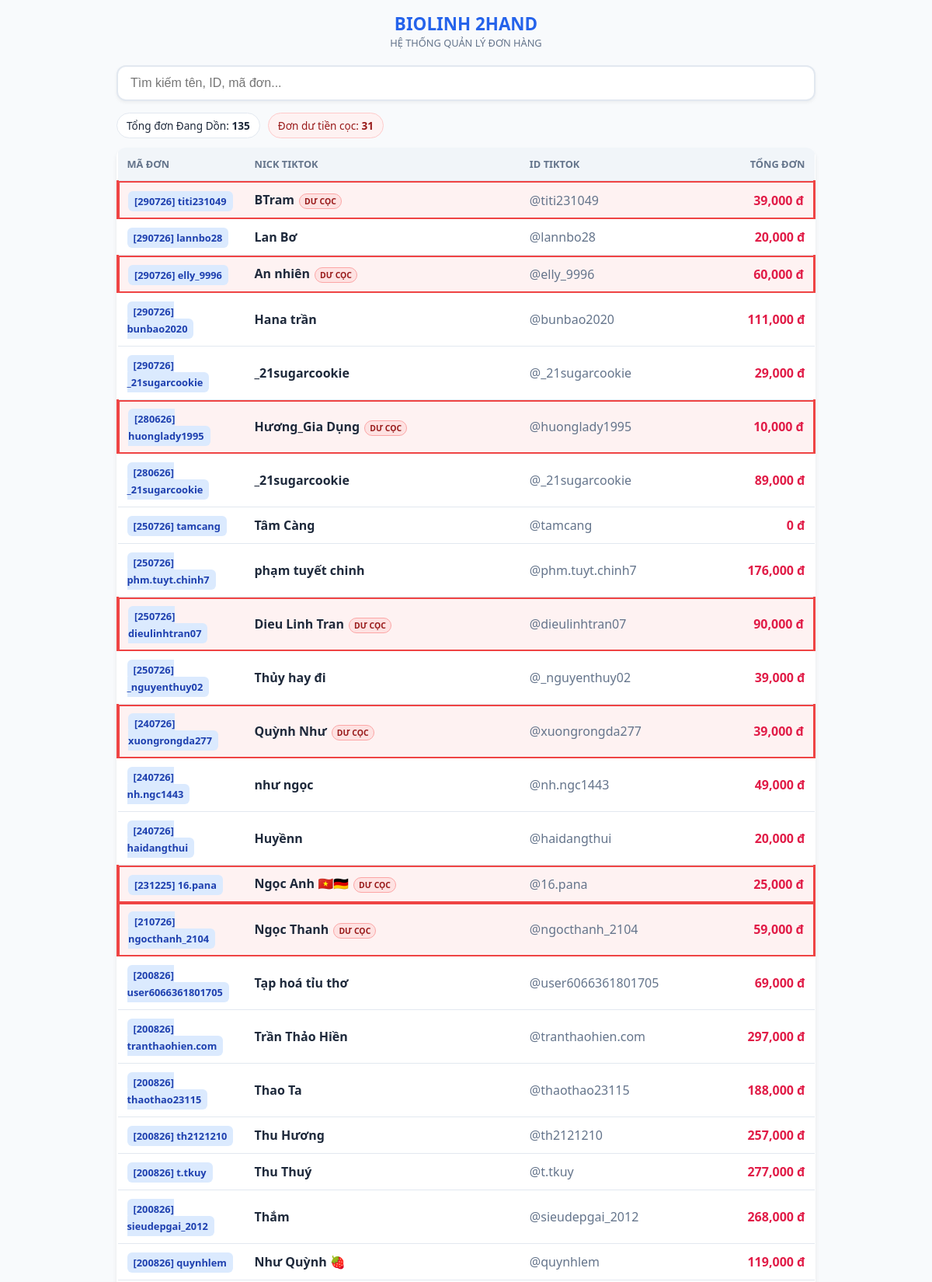
/donhang (upper part), run on the app's committed database.
### tables this page shows
CREATE TABLE tonghopdon (
                                order_id TEXT PRIMARY KEY,
                                nickname TEXT,
                                username TEXT,
                                phone TEXT,
                                address TEXT,
                                weight REAL,
                                total_price REAL,
                                deposit REAL,
                                shipping_cost REAL,
                                total_payment REAL,
                                tracking_number TEXT, status TEXT, success TEXT, tgtaodon TEXT DEFAULT '');

### app.py (the view)
@app.route("/donhang")
def donhang():
    try:
        conn = get_donhang_db_safe()
    except Exception:
        return "<h3>Chua co khachhang.db</h3><a href='/'>Ve trang chu</a>"
    try:
        rows = conn.execute("""
            SELECT order_id, nickname, username, total_price, deposit
            FROM tonghopdon
            WHERE TRIM(status) = 'Đang Dồn'
            ORDER BY order_id DESC
            LIMIT 1000
        """).fetchall()
        bal_rows = conn.execute("""
            SELECT username,
                   SUM(COALESCE(total_price,0)) as sum_price,
                   SUM(COALESCE(deposit,0)) as sum_dep
            FROM tonghopdon
            WHERE TRIM(status) = 'Đang Dồn'
            GROUP BY username
        """).fetchall()
        balances = {}
        for r in bal_rows:
            if r["username"] is None: continue
            balances[r["username"]] = float(r["sum_price"] or 0) - float(r["sum_dep"] or 0)
    except Exception as e:
        print(f"donhang error: {e}")
        rows = []
        balances = {}
    finally:
        try: conn.close()
        except: pass
    data = []
    for r in rows:
        uname = r["username"]
        bal = balances.get(uname, 0)
        data.append({
            "order_id": r["order_id"],
            "nickname": r["nickname"],
            "username": uname,
            "price": float(r["total_price"] or 0),  # <- hiện cột này
            "balance": bal,                          # <- dùng ngầm để cảnh báo
            "is_warning": bal <= -19
        })
    return render_template("donhang.html", data=data)

### app.py (called while the page is built)
def get_donhang_db_safe():
    for p in [DONHANG_DB, DONHANG_DB + '.txt', 'khachhang.db', 'khachhang.db.txt', '/mnt/data/khachhang_real.db']:
        if os.path.exists(p):
            conn = sqlite3.connect(p)
            conn.row_factory = sqlite3.Row
            return conn
    conn = sqlite3.connect(DONHANG_DB)
    conn.row_factory = sqlite3.Row
    return conn

### templates/donhang.html (shortened to what this page needs)
<!DOCTYPE html>
<html lang="vi">
<head>
</head>
<body>
    <div class="header">
        <h1>Biolinh 2Hand</h1>
        <div style="font-size:0.8rem; color:var(--secondary-color);">HỆ THỐNG QUẢN LÝ ĐƠN HÀNG</div>
    </div>
    <div class="container">
        <div class="search-container">
            <input type="text" id="searchInput" placeholder="Tìm kiếm tên, ID, mã đơn...">
        </div>
        <div class="stats-bar">
            <div class="stat-chip">Tổng đơn Đang Dồn: <strong>{{ data|length }}</strong></div>
            <div class="stat-chip danger" id="warnCountChip" style="display:none">Đơn dư tiền cọc: <strong id="warnCount">0</strong></div>
        </div>
        <div class="table-card">
            <table id="ordersTable">
                <thead>
                    <tr>
                        <th width="100">Mã Đơn</th>
                        <th>Nick Tiktok</th>
                        <th>ID Tiktok</th>
                        <th style="text-align:right">Tổng Đơn</th>
                    </tr>
                </thead>
                <tbody>
                    {% for row in data %}
                    <tr onclick="loadDetails('{{ row.order_id }}')" class="{% if row.is_warning %}row-warning{% endif %}" title="{% if row.is_warning %}Khách này dư cọc: {{ row.balance }} (price - deposit){% endif %}">
                        <td><span class="id-badge">{{ row.order_id }}</span></td>
                        <td><strong>{{ row.nickname }}</strong>{% if row.is_warning %}<span class="warn-badge">DƯ CỌC</span>{% endif %}</td>
                        <td style="color:var(--secondary-color);">@{{ row.username }}</td>
                        <td class="price-cell">{{ "{:,.0f}".format(row.price) }} đ</td>
                    </tr>
                    {% endfor %}
                </tbody>
            </table>
        </div>
    </div>
</body>
</html>

### templates/donhang.html (style rules this page uses)
:root { --primary-color: #2563eb; --secondary-color: #64748b; --bg-color: #f8fafc; --card-bg: #ffffff; --text-main: #1e293b; --border-color: #e2e8f0; --danger: #ef4444; }
body { font-family: 'Segoe UI', system-ui, -apple-system, sans-serif; margin: 0; padding: 15px; background-color: var(--bg-color); color: var(--text-main); }
.header { text-align: center; margin-bottom: 20px; }
.header h1 { font-size: 1.4rem; color: var(--primary-color); margin: 0; text-transform: uppercase; }
.container { max-width: 900px; margin: 0 auto; }
.search-container { margin-bottom: 15px; }
#searchInput { width: 100%; padding: 12px 16px; border: 2px solid var(--border-color); border-radius: 12px; font-size: 16px; outline: none; box-sizing: border-box; box-shadow: 0 2px 4px rgba(0,0,0,0.05); }
.stats-bar { display:flex; gap:10px; margin-bottom:12px; font-size:0.85rem; flex-wrap:wrap; }
.stat-chip { background:white; border:1px solid var(--border-color); padding:6px 12px; border-radius:20px; }
.stat-chip.danger { background:#fef2f2; border-color:#fecaca; color:#991b1b; }
.table-card { background: var(--card-bg); border-radius:12px; box-shadow:0 4px 6px -1px rgba(0,0,0,0.1); overflow:hidden; }
table { width:100%; border-collapse:collapse; }
th { background:#f1f5f9; color:var(--secondary-color); padding:12px; text-align:left; font-size:0.8rem; text-transform:uppercase; border-bottom:2px solid var(--border-color); }
td { padding:12px; border-bottom:1px solid var(--border-color); cursor:pointer; }
.id-badge { background:#dbeafe; color:#1e40af; padding:4px 8px; border-radius:6px; font-weight:bold; font-size:0.8rem; }
.price-cell { text-align:right; font-weight:600; color:#e11d48; white-space:nowrap; }
tr.row-warning { outline:2px solid var(--danger); outline-offset:-2px; background:#fef2f2; }
tr.row-warning td { background:#fef2f2 !important; border-bottom:1px solid #fecaca; }
tr.row-warning td:first-child { border-left:3px solid var(--danger); }
tr.row-warning td:last-child { border-right:3px solid var(--danger); }
.warn-badge { display:inline-block; background:#fee2e2; color:#991b1b; border:1px solid #fca5a5; font-size:0.65rem; padding:2px 6px; border-radius:10px; margin-left:6px; font-weight:700; }

### data on the page
tonghopdon: order_id "[290726] titi231049", nickname "BTram", shows "DƯ CỌC", username "titi231049", price "39,000"
tonghopdon: order_id "[290726] lannbo28", nickname "Lan Bơ", username "lannbo28", price "20,000"
tonghopdon: order_id "[290726] elly_9996", nickname "An nhiên", shows "DƯ CỌC", username "elly_9996", price "60,000"
tonghopdon: order_id "[290726] bunbao2020", nickname "Hana trần", username "bunbao2020", price "111,000"
tonghopdon: order_id "[290726] _21sugarcookie", nickname "_21sugarcookie", username "_21sugarcookie", price "29,000"
tonghopdon: order_id "[280626] huonglady1995", nickname "Hương_Gia Dụng", shows "DƯ CỌC", username "huonglady1995", price "10,000"
tonghopdon: order_id "[280626] _21sugarcookie", nickname "_21sugarcookie", username "_21sugarcookie", price "89,000"
tonghopdon: order_id "[250726] tamcang", nickname "Tâm Càng", username "tamcang", price "0"
tonghopdon: order_id "[250726] phm.tuyt.chinh7", nickname "phạm tuyết chinh", username "phm.tuyt.chinh7", price "176,000"
tonghopdon: order_id "[250726] dieulinhtran07", nickname "Dieu Linh Tran", shows "DƯ CỌC", username "dieulinhtran07", price "90,000"
tonghopdon: order_id "[250726] _nguyenthuy02", nickname "Thủy hay đi", username "_nguyenthuy02", price "39,000"
tonghopdon: order_id "[240726] xuongrongda277", nickname "Quỳnh Như", shows "DƯ CỌC", username "xuongrongda277", price "39,000"
tonghopdon: order_id "[240726] nh.ngc1443", nickname "như ngọc", username "nh.ngc1443", price "49,000"
tonghopdon: order_id "[240726] haidangthui", nickname "Huyềnn", username "haidangthui", price "20,000"
tonghopdon: order_id "[231225] 16.pana", nickname "Ngọc Anh 🇻🇳🇩🇪", shows "DƯ CỌC", username "16.pana", price "25,000"
tonghopdon: order_id "[210726] ngocthanh_2104", nickname "Ngọc Thanh", shows "DƯ CỌC", username "ngocthanh_2104", price "59,000"
tonghopdon: order_id "[200826] user6066361801705", nickname "Tạp hoá tỉu thơ", username "user6066361801705", price "69,000"
tonghopdon: order_id "[200826] tranthaohien.com", nickname "Trần Thảo Hiền", username "tranthaohien.com", price "297,000"
tonghopdon: order_id "[200826] thaothao23115", nickname "Thao Ta", username "thaothao23115", price "188,000"
tonghopdon: order_id "[200826] th2121210", nickname "Thu Hương", username "th2121210", price "257,000"
tonghopdon: order_id "[200826] t.tkuy", nickname "Thu Thuý", username "t.tkuy", price "277,000"
tonghopdon: order_id "[200826] sieudepgai_2012", nickname "Thắm", username "sieudepgai_2012", price "268,000"
tonghopdon: order_id "[200826] quynhlem", nickname "Như Quỳnh 🍓", username "quynhlem", price "119,000"

### other printed values
{{ data|length }} "135"
